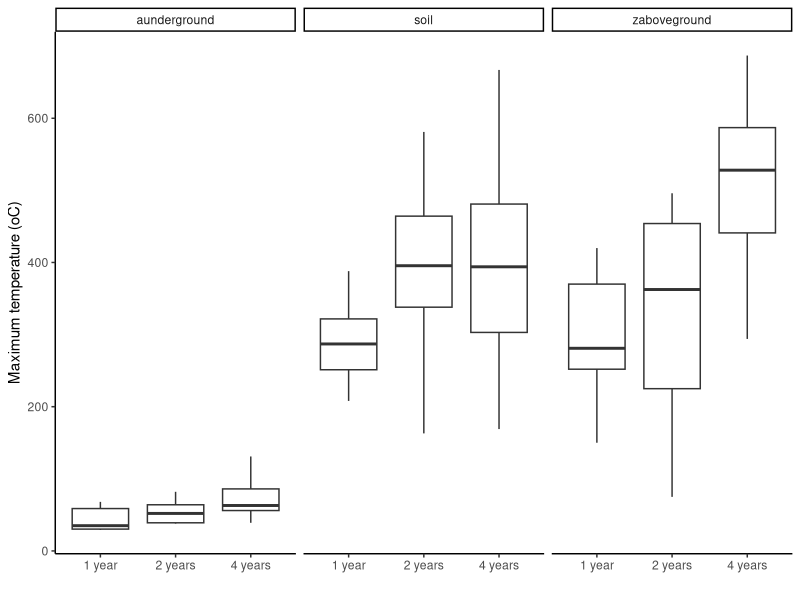
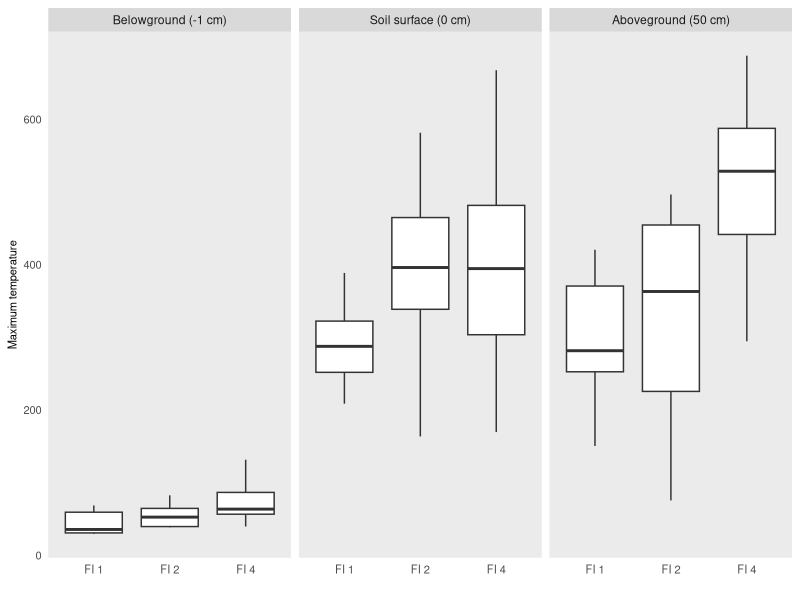
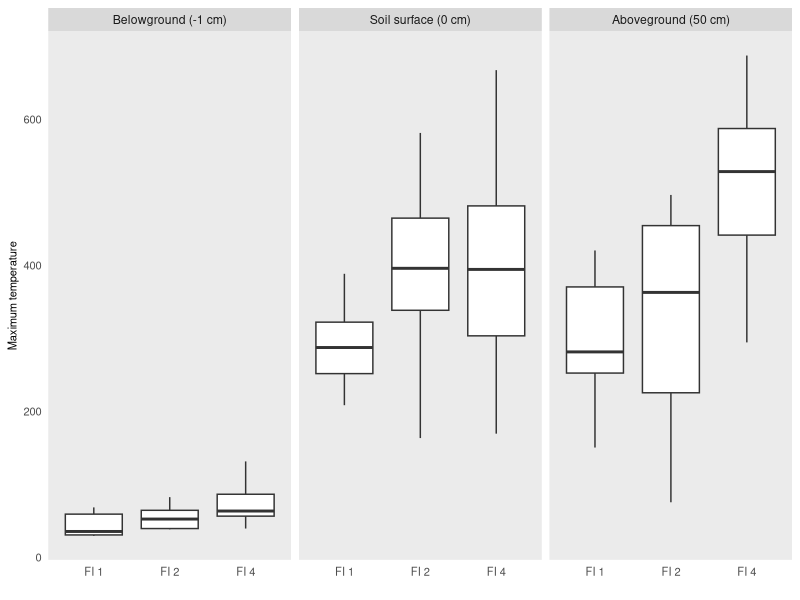

The R source for these figures, in order: (Note: this script raises an error after producing the figures.)
## boxplots  - basic R - de temperatura dos sensores ##

temp<-read.csv(file = "Data/temp.csv", sep=";", dec=".", header = T)
str(temp)

#### com ggplot ####
library(dplyr)
library(ggplot2)
library(gridExtra)
library(ggpubr)


temp<-read.csv(file = "Data/Temperaturas.csv")

ditch_the_axes <- theme(
  axis.line = element_blank(),
  axis.ticks = element_blank(),
  panel.border = element_blank(),
  panel.grid = element_blank(),
)

#para mudar facet labels
variable_names <- list(
  "aunderground" = "Belowground (-1 cm)" ,
  "soil" = "Soil surface (0 cm)", "zaboveground" = "Aboveground (50 cm)"
)

variable_labeller <- function(variable,value){
  return(variable_names[value])
}

f1<-ggplot(temp, aes(x=time_last_fire, y= temp_max, group = time_last_fire)) +
  geom_boxplot()+
  ditch_the_axes +
  ylab("Maximum temperature") +
  scale_x_discrete(name="",limits=c("1_yr","2_yrs", "4_yrs" ),
                   labels=c("FI 1","FI 2", "FI 4" ))+
     theme (axis.text = element_text(size = 8), axis.title=element_text(size=8),
         axis.text.x = element_text(size=8))+
  facet_grid( ~ alt_sensor, labeller=variable_labeller)

#salvar figura:
ggsave("Figs/boxplot_temp2.png", dpi = 300)
#or
png("figs/boxplot_temp2.png", res = 300, width = 1800, height = 1200)
ggarrange(f1)
dev.off()


##=====##
#ou com cor: kinda
  ggplot(temp, aes(x=time_last_fire, y= temp_max, group = time_last_fire)) +
  geom_boxplot()+
  scale_fill_manual(values=c("#E7298A", "#E6AB02", "#2171B5"), labels = c("Belowground", "Soil surface", "Aboveground"))+
  scale_x_discrete(limits=c("1_yr","2_yrs", "4_yrs" ),
                   labels=c("1 year","2 years", "4 years" ))+
  xlab("") +
  ylab("Maximum temperature (oC)") +
  theme_classic() +
  theme(legend.position="bottom", legend.text = element_text(size =9), legend.key.size = unit(0.35, "cm")) +
  facet_grid( ~ alt_sensor)


f0<- f0+labs(fill ="")

#medias e desvios####

library(plyr)
str(temp)
temp$time_last_fire <-as.factor(temp$time_last_fire)
t_data <- ddply(temp, c("time_last_fire", "alt_sensor"), summarise,
                N    = length(temp_max),
                mean = mean(temp_max),
                sd   = sd(temp_max),
                se   = sd / sqrt(N)
)

#png("figs/figura6_cor2.png", res = 300, width = 1700, height = 1100)
#ggarrange(f0,
 #         common.legend = TRUE, legend = "bottom")
#dev.off()

#### Fire duration ##

FD<-read.csv(file = "Data/fire_duration.csv", sep = ";", dec = ".", header = T)

#resumindo os dados se quiser fazer grafico de barras
#fd <- FD%>%
 # group_by(time_last_fire)%>%
 # summarise (mean = mean(fire_duration), sd = sd(fire_duration))

ggplot(FD, aes(x=time_last_fire, y=fire_duration, group = time_last_fire)) +
  geom_boxplot()+
  ditch_the_axes +
  xlab("Time since last fire") +
  ylab("Fire duration (s)") +
  scale_x_discrete(limits=c("1_yr","2_yrs", "4_yrs" ),
                   labels=c("1 year","2 years", "4 years" ))+
  theme (axis.text = element_text(size = 8), axis.title=element_text(size=8),
         axis.text.x = element_text(size=8))

#salvar figura:
ggsave("Figs/boxplot_fire_duration.png", dpi = 300)

#tempo de residencia

tr<-read.csv(file = "Data/Tempo_residencia.csv", sep = ";", dec = ".", header = T)
tr2<-tr%>%
  filter(alt_sensor=="soil")


ggplot(tr2, aes(x=time_last_fire, y= tempo_sec, group = time_last_fire)) +
  geom_boxplot()+
  ditch_the_axes +
  xlab("Time since last fire") +
  ylab("Residence time (sec)") +
  scale_x_discrete(limits=c("1_yr","2_yrs", "4_yrs" ),
                   labels=c("1 year","2 years", "4 years" ))+
  theme (axis.text = element_text(size = 8), axis.title=element_text(size=8),
         axis.text.x = element_text(size=8))+
  facet_grid( ~ temperature_threshold)

#### INTENSIDADE ##

intensidade<-read.csv(file = "Data/Intensity_FireCampina15.csv", sep = ";", dec = ".", header = T)


ggplot(intensidade, aes(x=Treatment, y= Intensity, group = Treatment)) +
  geom_boxplot()+
  ditch_the_axes +
  xlab("Time since last fire") +
  ylab("Intensity") +
  scale_y_continuous(limits = c(500, 5000),breaks=0:5000*1000) +
  theme (axis.text = element_text(size = 8), axis.title=element_text(size=8),
         axis.text.x = element_text(size=8))





